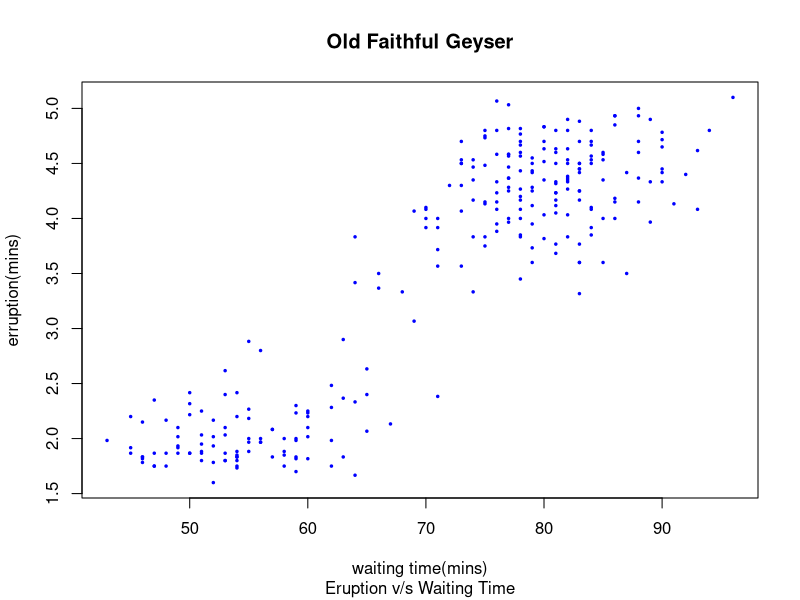

Source code (R):
data("faithful")
install.packages("ggplot2")
library(ggplot2)
attach(faithful)
plot(eruptions ~ waiting, data= faithful, 
xlab="waiting time(mins)", ylab= "erruption(mins)", sub ="Eruption v/s Waiting Time",
main="Old Faithful Geyser", col="blue", cex=0.5, pch=20)
detach(faithful)